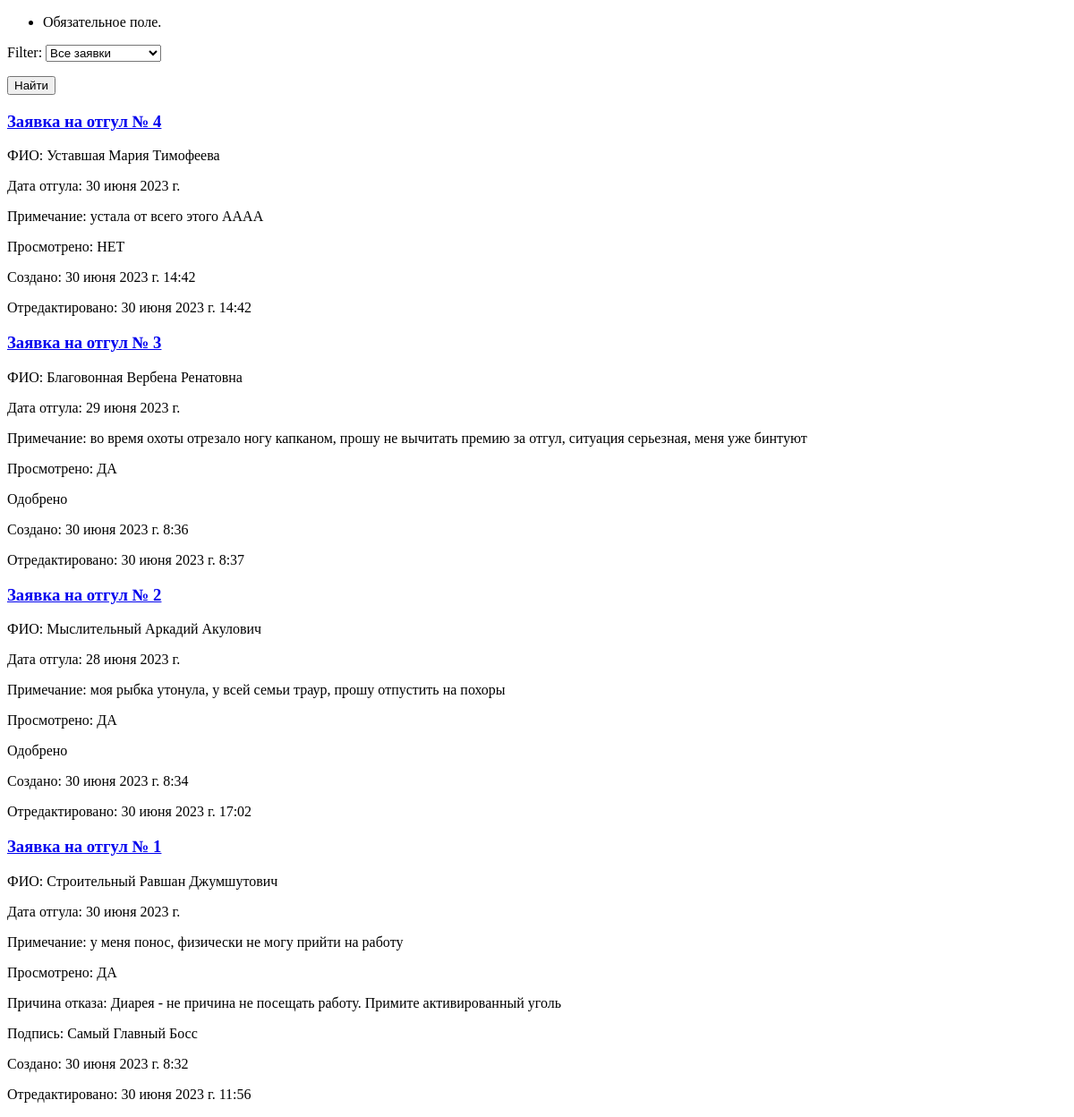
The page /leave-app/otgul/ on the database as committed earlier.
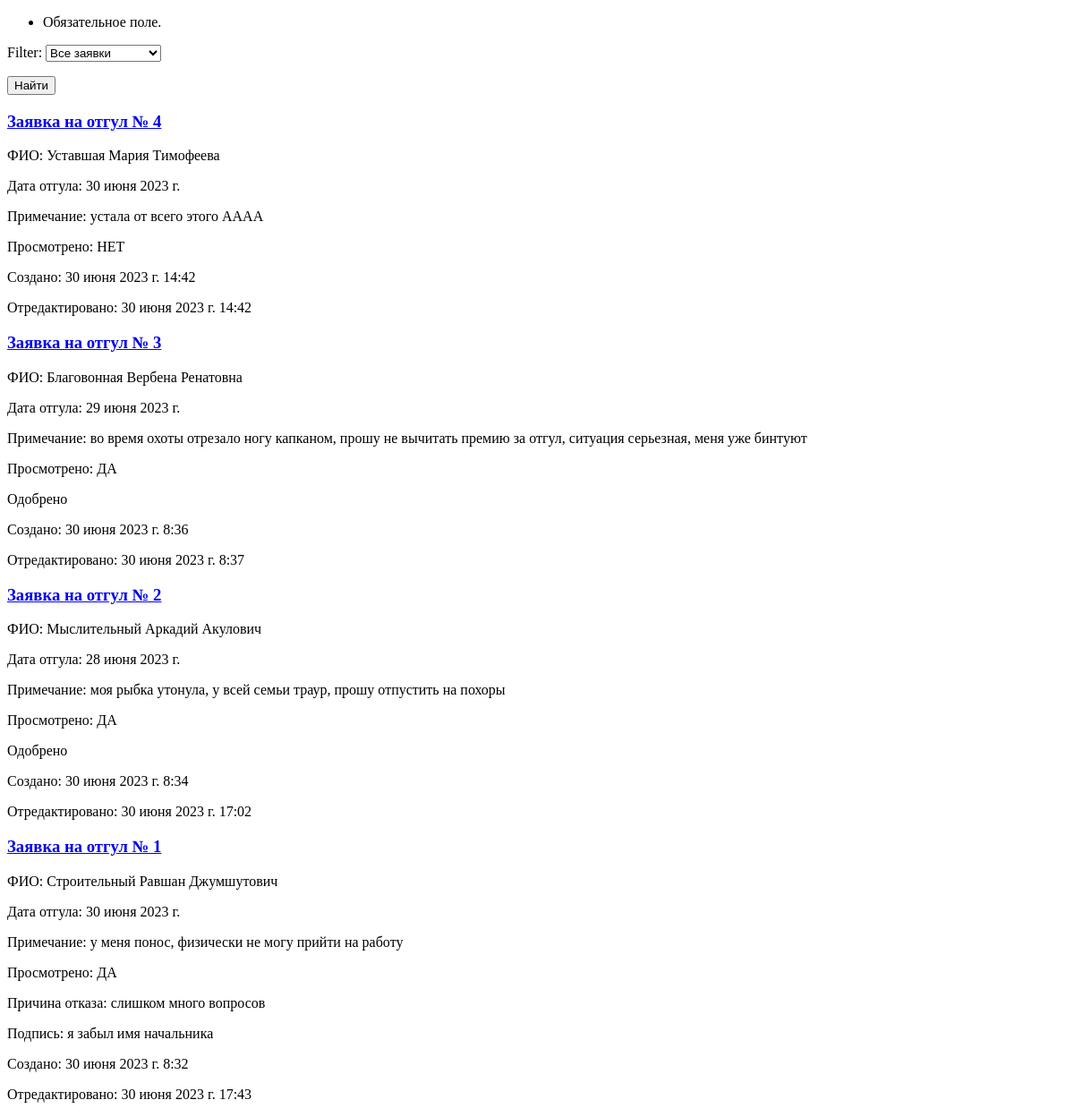
The same page on the database as committed later.
### leave_app/models.py (models this page shows, shortened)
class Base(models.Model):
    note = models.TextField(blank=False, verbose_name='Примечание')
    name = models.CharField(max_length=96, verbose_name='ФИО')
    otkaz = models.ForeignKey(Otkaz, on_delete=models.CASCADE, blank=True, null=True, verbose_name='Отказ')
    prosmotreno = models.BooleanField(default=False, blank=False, verbose_name='Заявка просмотрена')
    created_date=models.DateTimeField(auto_now_add=True, verbose_name='Дата создания')
    edit_date=models.DateTimeField(auto_now=True, verbose_name='Дата редактирования')
    class Meta:
        abstract = True

class Otgul(Base):
    date = models.DateField(blank=False, verbose_name='Дата')
    class Meta:
        verbose_name = 'Заявка на отгул'
        verbose_name_plural = 'Заявки на отгул'
        ordering = ['-created_date', '-edit_date']
    def __str__(self):
        return f'Заявка на отгул № {self.id}'

class Otkaz(models.Model):
    note = models.TextField(blank=False, verbose_name='Причина отказа')
    name = models.CharField(max_length=96, verbose_name='ФИО')
    class Meta:
        verbose_name = 'Отказ'
        verbose_name_plural = 'Отказы'

### leave_app/views.py (the view)
# urls.py: path('otgul/', OtgulListView.as_view()),
class OtgulListView(OtpuskListView):
    model = Otgul
    template_name = 'leave_app/otgul_list.html'
    context_object_name = 'otgul_list'

### leave_app/forms.py
class FilterForm(forms.Form):
    CHOICES = (
        ('1', 'Все заявки'),
        ('2', 'Обработанные'),
        ('3', 'Необработанные'),
    )
    filter = forms.ChoiceField(choices=CHOICES)

### leave_app/views.py (called while the page is built)
    def get(self, *args, **kwargs):
        form = FilterForm(self.request.GET)
        if form.is_valid():
            filter = int(form.cleaned_data['filter'])
            if filter == 1:
                otpusk_list = self.model.objects.all()
            elif filter == 2:
                otpusk_list = self.model.objects.filter(prosmotreno=True)
            else:
                otpusk_list = self.model.objects.filter(prosmotreno=False)
        else:
            otpusk_list = self.model.objects.all()
        return render (self.request, self.template_name, {self.context_object_name: otpusk_list, 'filter_form': form})

### leave_app/templates/leave_app/otgul_list.html
{%extends 'root.html'%}
{%block content%}
<form action="" method="get">
    {{filter_form.as_p}}
    <button type="submit">Найти</button>
</form>
    {%for otgul in otgul_list%}
    <a href="/leave-app/otkaz/{{otgul.id}}/?is_otpusk=false"><h3>{{otgul}}</h3></a>
    <p>ФИО: {{otgul.name}}</p>
    <p>Дата отгула: {{otgul.date}}</p>
    <p>Примечание: {{otgul.note}}</p>
    <p>Просмотрено: {% if otgul.prosmotreno%} ДА {%else%} НЕТ {%endif%}</p>
    {%if otgul.otkaz%}
        <p>Причина отказа: {{otgul.otkaz.note}} </p>
        <p>Подпись: {{otgul.otkaz.name}} </p>
    {%elif otgul.prosmotreno%}
        <p>Одобрено</p>
    {%endif%}
    <p>Создано: {{otgul.created_date}}</p>
    <p>Отредактировано: {{otgul.edit_date}}</p>
    {%endfor%}
{%endblock%}

Rows that differ between the two databases and show on the page:
changed Otgul "Заявка на отгул № 1": otkaz.note "Диарея - не причина не посещать работу. Примите активированный уголь" → "слишком много вопросов"; otkaz.name "Самый Главный Босс" → "я забыл имя начальника"; edit_date "30 июня 2023 г. 11:56" → "30 июня 2023 г. 17:43"
